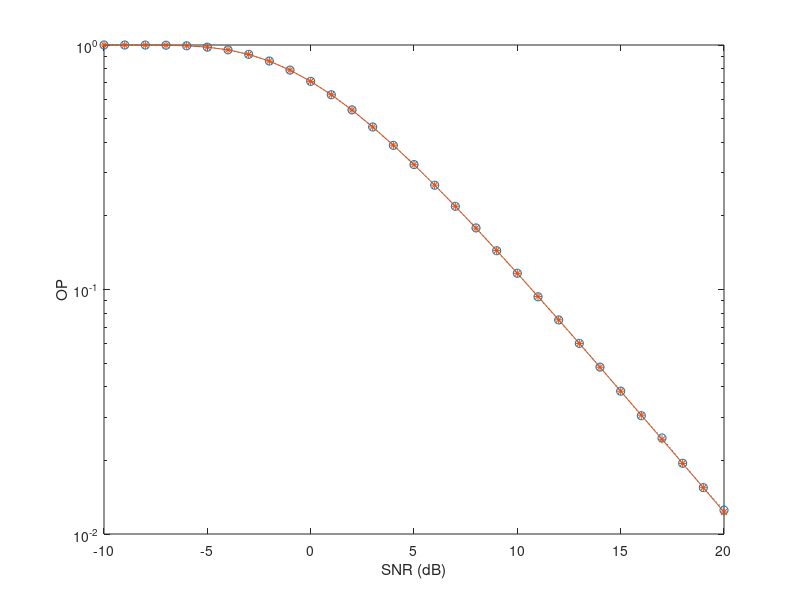

Here is the MATLAB script that generated this plot:
close all
clear all
%% Simulation parameters
%
rho     = .3;               % power splitting ratio
PS_dB   = -10:1:20;         % transmit SNR = Ps/N0 in dB
PS      = 10.^(PS_dB./10);
naN     = (10^(-7))*1e6;    % naN = -100 dBm, BW = 1 MHz
ncN     = (10^(-6))*1e6;    % naN = -90 dBm,  BW = 1 MHz
naF     = (10^(-7))*1e6;
ncF     = (10^(-6))*1e6;
epsilon = 3;                % pathloss exponent
dSF     = 10;               % S-F distance
dSN     = 3;
dNF     = dSF - dSN;
L       = 1e3;              % path-loss at reference distance
%
lSN     = L*dSN^-3;         % lambda
lSF     = L*dSF^-3;
lNF     = L*dNF^-3;
%
eta     = 0.7;              % energy conversion coefficient
pN      = 0.1;              % power allocation coefficient
pF      = 1 - pN;
RthN    = 1;                % target data rate of User N bits/s/Hz
RthF    = 1;                % target data rate of User N bits/s/Hz
g1 = 2^(2*RthN) - 1;        % gamma_2 for User F
g2 = 2^(2*RthF) - 1;        % gamma_2 for User F
%
SimTimes = 10^6;            % Monte-Carlo repetitions
%
%% Simulation
%
for ss = 1:length(PS_dB)
    fprintf('SNR = %d dB \n',PS_dB(ss))
    for rr = 1:length(rho)
        % Channel modelling
        hSF = sqrt(lSF/2)*...
            (randn(SimTimes,1) + 1i*randn(SimTimes,1));
        hSN = sqrt(lSN/2)*...
            (randn(SimTimes,1) + 1i*randn(SimTimes,1));
        hNF = sqrt(lNF/2)*...
            (randn(SimTimes,1) + 1i*randn(SimTimes,1));
        % Channel gains
        gSN     = abs(hSN.^2);
        gSF     = abs(hSF.^2);
        gNF     = abs(hNF.^2);
        % SNRs
        snrSNxF = (1-rho(rr)).*pF.*PS(ss).*gSN./...
            ((1-rho(rr)).*pN.*PS(ss).*gSN ...
            + (1-rho(rr))*naN + ncN);
        snrSNxN = (1-rho(rr)).*pN.*PS(ss).*gSN/...
            ((1-rho(rr))*naN + ncN);
        snrSF   = pF.*PS(ss).*gSF./(pN.*PS(ss).*gSF + naF + ncF);
        snrNF   = eta.*PS(ss).*gSN.*gNF.*rho(rr)/(naF + ncF);
        %
        % Find the best antenna for User F based on end-to-end SNR
        snrFe2e = min(snrSNxF,max(snrNF,snrSF));
        % count outage events of User N
        count1 = snrSNxF < g2;
        count2 = snrSNxF >=g2 & snrSNxN < g1;
        OP_N_sim(ss) = sum(count1+count2)/SimTimes;
        %% Analysis
        a1 = (1-rho(rr))*pF*PS(ss)/((1-rho(rr))*naN + ncN);
        a2 = (1-rho(rr))*pN*PS(ss)/((1-rho(rr))*naN + ncN);
        b1 = pF * PS(ss) / (naF + ncF);
        b2 = pN * PS(ss) / (naF + ncF);
        c  = eta*rho(rr)*PS(ss)/(naF + ncF);
        mu_a = g2/(a1-a2*g2);
        mu_b = g2/(b1-b2*g2);
        theta = pF/pN;
        %
        if g2 < theta && mu_a >= g1/a2
            OP_N_ana(ss) = 1 - exp(-mu_a/lSN);
        elseif g2 < theta && mu_a < g1/a2
            OP_N_ana(ss) = 1 - exp(-g1/lSN/a2);
        elseif g2 >= theta
            OP_N_ana(ss) = 1;
        end
    end
end
%% plot
semilogy(PS_dB,OP_N_sim,'o:',...
    PS_dB,OP_N_ana,'*-')
xlabel('SNR (dB)')
ylabel('OP')

